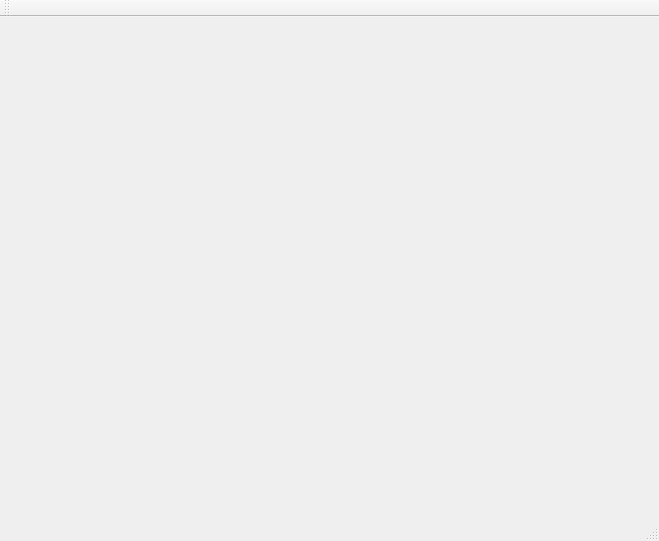
<?xml version="1.0" encoding="UTF-8"?>
<ui version="4.0">
 <class>MainWindow</class>
 <widget class="QMainWindow" name="MainWindow">
  <property name="geometry">
   <rect>
    <x>0</x>
    <y>0</y>
    <width>659</width>
    <height>541</height>
   </rect>
  </property>
  <property name="windowTitle">
   <string>MainWindow</string>
  </property>
  <widget class="QWidget" name="centralWidget">
   <widget class="PreviewDisplay" name="preview" native="true">
    <property name="geometry">
     <rect>
      <x>10</x>
      <y>0</y>
      <width>640</width>
      <height>480</height>
     </rect>
    </property>
    <property name="sizePolicy">
     <sizepolicy hsizetype="Preferred" vsizetype="Preferred">
      <horstretch>0</horstretch>
      <verstretch>0</verstretch>
     </sizepolicy>
    </property>
   </widget>
  </widget>
  <widget class="QMenuBar" name="menuBar">
   <property name="geometry">
    <rect>
     <x>0</x>
     <y>0</y>
     <width>659</width>
     <height>25</height>
    </rect>
   </property>
  </widget>
  <widget class="QToolBar" name="mainToolBar">
   <attribute name="toolBarArea">
    <enum>TopToolBarArea</enum>
   </attribute>
   <attribute name="toolBarBreak">
    <bool>false</bool>
   </attribute>
  </widget>
  <widget class="QStatusBar" name="statusBar"/>
 </widget>
 <layoutdefault spacing="6" margin="11"/>
 <customwidgets>
  <customwidget>
   <class>PreviewDisplay</class>
   <extends>QWidget</extends>
   <header>previewdisplay.h</header>
   <container>1</container>
  </customwidget>
 </customwidgets>
 <resources/>
 <connections/>
</ui>
